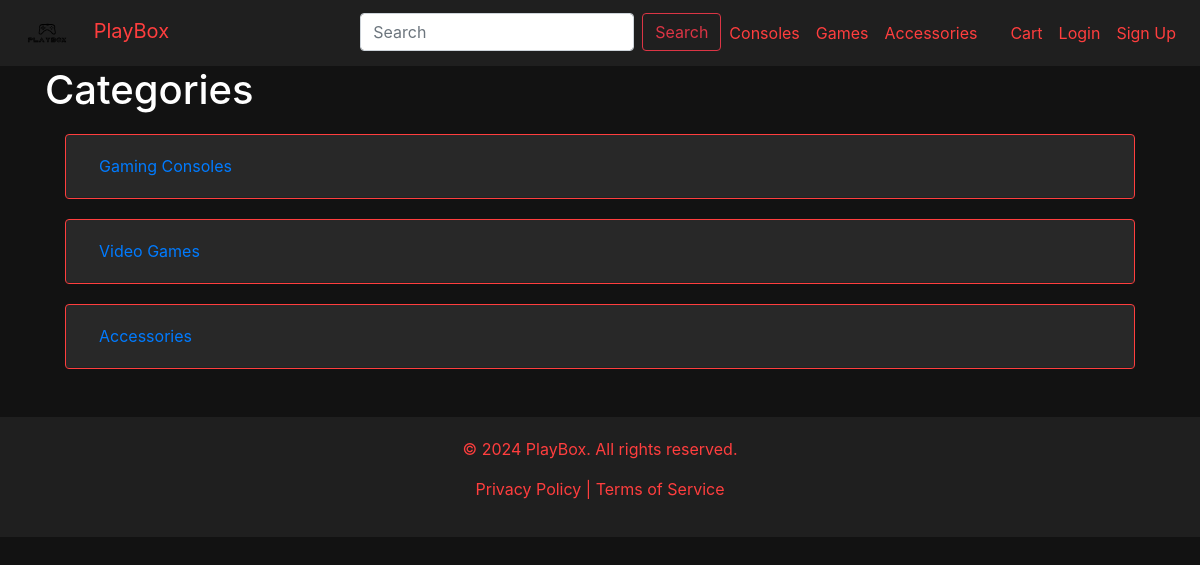
Page /categories/ on the committed database.
### store/models.py (models this page shows, shortened)
class Category(models.Model):
    name = models.CharField(max_length=50)
    slug=models.SlugField(max_length=50)
    parent = models.ForeignKey('self', on_delete=models.CASCADE, null=True, blank=True, related_name='subcategories')
    description = models.TextField(blank=True, null=True)
    class Meta:
        verbose_name_plural = 'Categories'

### store/views.py (the view)
# urls.py: path('categories/',views.CategoryListView,name='categories_list'),
def CategoryListView(request):
    categories=Category.objects.all()
    return render (request,'store/category_list.html',{'categories':categories})

### store/templates/store/category_list.html (shortened to what this page needs)
{%extends 'core/base.html'%} {%block baseblock%}
<!DOCTYPE html>
<html>
  <head>
  </head>
  <!DOCTYPE html>
  <div class="container">
    <h1>Categories</h1>
    <div id="categoryList">
      {% for category in categories %}
{% if not category.parent %}
      {%include 'store/category_item.html' with category=category %} {% endif %}
      {%endfor%}
    </div>
  </div>
  {%endblock%}

### store/templates/store/category_item.html (shortened to what this page needs)
<div class="card mb-2">
  <div class="card-header" id="heading{{ category.id }}">
    <h5 class="mb-0">
      <button
        class="btn btn-link"
        type="button"
        data-toggle="collapse"
        data-target="#collapse{{ category.id }}"
        aria-expanded="false"
        aria-controls="collapse{{ category.id }}"
      >
        <a href="{% url 'category_detail' category.id %}"
          >{{ category.name }}</a
        >
      </button>
    </h5>
  </div>
</div>

### core/templates/core/base.html (style rules this page uses)
body { background-color: #121212; color: #fff; }
.card { margin:20px; background-color: #1f1f1f; border: 1px solid #333; transition: transform 0.3s; }
.card { background-color: #2a2a2a; border: 1px solid #ff3e3e; }

### rows in the picture
Category: name "Gaming Consoles"
Category: name "Video Games"
Category: name "Accessories"
